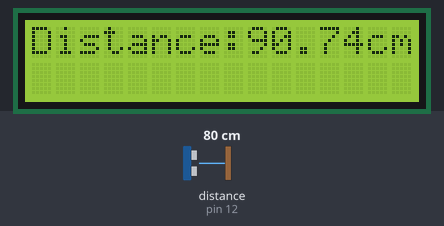
A sketch run on a simulated Arduino Uno, built with avr-gcc and run on an emulated ATmega328P. Shown: 16×2 character LCD. Wiring (inferred from the names in the program): ultrasonic range finder: trigger pin 11; echo pin 12. The inputs (shaded band) are chosen by the test bench; at power-on: distance to the obstacle (sensor on pin 12) 80 cm. The echo pulse lasts 58.3 µs per cm.

Above: at 1.2 s.
1.3 s: distance to the obstacle (sensor on pin 12) set to 120 cm
At 2.9 s:
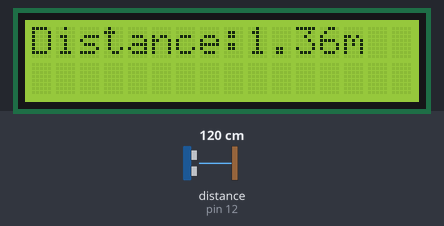
3.5 s: distance to the obstacle (sensor on pin 12) set to 2 cm
At 5.2 s:
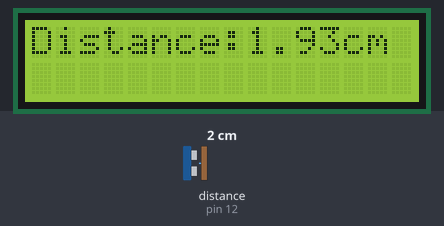
7.6 s: distance to the obstacle (sensor on pin 12) set to 4 cm
At 9.1 s:
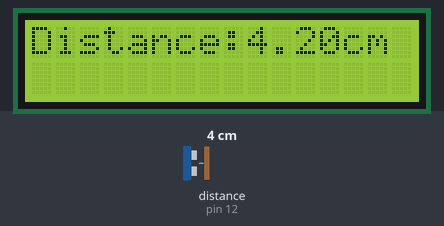
Timing chart, 0 to 10.6 s (numbered marks = the images above; inputs shaded):
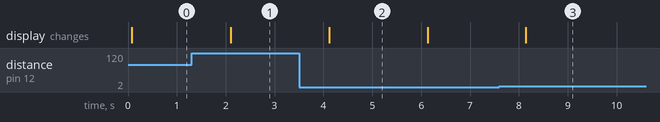

Measured:
- after the input at 1.3 s, the display: changes after 0.80 s (image 1)
- after the input at 3.5 s, the display: changes after 0.62 s (image 2)
- after the input at 7.6 s, the display: changes after 0.54 s (image 3)
- what the display in image 2 shows lasts 2.0 s, from 4.1 s to 6.1 s

The sketch:

sketch_jun25a.ino
```cpp
#include<LiquidCrystal.h>
//#include<Servo.h>

LiquidCrystal mylcd(10,9,5,4,3,2);
//Servo myservo;

int trigpin=11;
int echopin=12;
//int servopin=7;
float velocity=390.6;    //in m/s
float duration;
float distance;    //in cms
//float pos=0;

void setup() {
  // put your setup code here, to run once:
  mylcd.begin(16,2);
  mylcd.setCursor(0,0);
  mylcd.print("Distance:");
  /*mylcd.setCursor(0,1);
  mylcd.print("Angle:");
  myservo.attach(servopin);*/
  pinMode(trigpin,OUTPUT);
  pinMode(echopin,INPUT);
}

void loop() {
  // put your main code here, to run repeatedly:
  digitalWrite(trigpin,LOW);
  delayMicroseconds(2000);
  digitalWrite(trigpin,HIGH);
  delayMicroseconds(20);
  digitalWrite(trigpin,LOW);   //signal set

  duration=pulseIn(echopin,HIGH);   //in microseconds

  distance=(velocity*duration)/20000;  // in cms

  if(distance<1)
  {
    distance=distance*10;
    mylcd.setCursor(9,0);
    mylcd.print("                ");
    mylcd.setCursor(9,0);
    mylcd.print(distance);
    mylcd.print("mm");
    delay(1000);
  }
  else if(distance>=100)
  {
    distance=distance/100;
    mylcd.setCursor(9,0);
    mylcd.print("                ");
    mylcd.setCursor(9,0);
    mylcd.print(distance);
    mylcd.print("m");
    delay(1000);
  }
  else
  {
    mylcd.setCursor(9,0);
    mylcd.print("                ");
    mylcd.setCursor(9,0);
    mylcd.print(distance);
    mylcd.print("cm");
    delay(1000);
  }
   /* pos=5.5*distance;
    myservo.write(pos);

    mylcd.setCursor(6,1);
    mylcd.print("                ");
    mylcd.setCursor(6,1);
    mylcd.print(pos);
    mylcd.print(" deg");
    delay(1000);*/

}
```
